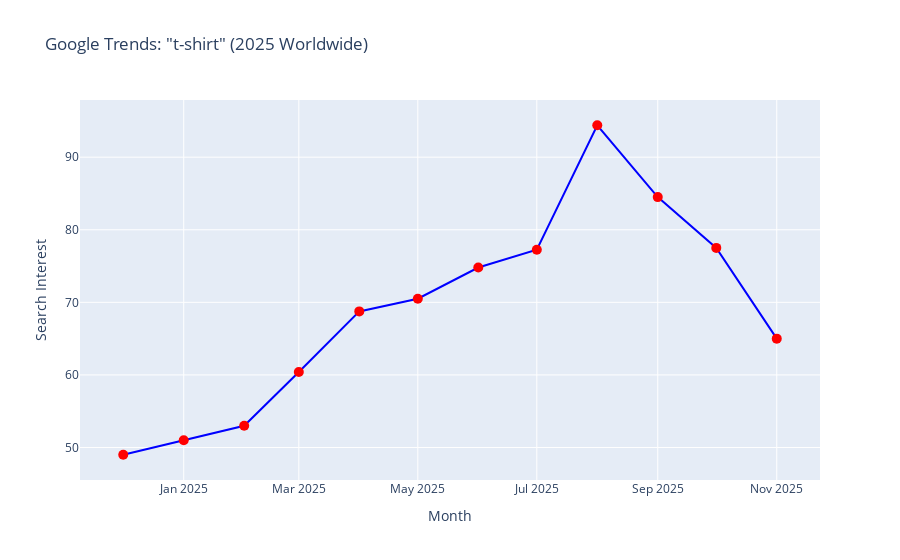

The cell this chart's notebook holds for it:
### Markdown cell above
#### T-SHIRT

### Code cell
# Install the libraries first:
!pip install pytrends pandas plotly

from pytrends.request import TrendReq
import pandas as pd
import plotly.express as px

# 1. Connect to Google Trends
pytrends = TrendReq(hl='en-US', tz=0)

# 2. Set your keyword and timeframe (changed to "t-shirt")
keyword = ["t-shirt"]
pytrends.build_payload(keyword, timeframe="2025-01-01 2025-12-31", geo="", gprop="")

# 3. Fetch interest over time
df = pytrends.interest_over_time()
df = df.reset_index()  # make date a column

# 4. Aggregate monthly (mean for each month)
df['month'] = df['date'].dt.to_period('M')
monthly_df = df.groupby('month')[keyword].mean().reset_index()
monthly_df['month'] = monthly_df['month'].dt.to_timestamp()  # convert back to timestamp for Plotly

# 5. Create interactive plot
fig = px.line(monthly_df, x='month', y='t-shirt', markers=True,
              title='Google Trends: "t-shirt" (2025 Worldwide)',
              labels={'month': 'Month', 't-shirt': 'Search Interest'})
fig.update_traces(marker=dict(size=10, color='red'), line=dict(color='blue'))
fig.show()

# 6. Export to CSV (as requested earlier)
monthly_df.to_csv('t-shirt_google_trends_2025_monthly.csv', index=False)
print("Data exported to 't-shirt_google_trends_2025_monthly.csv'")

### Figure 1 — Plotly figure (JSON) as saved in the notebook; plotly's stock layout.template omitted (floating-point values rounded to 4 significant figures)
{"data": [{"hovertemplate": "Month=%{x}<br>Search Interest=%{y}<extra></extra>", "legendgroup": "", "line": {"color": "blue", "dash": "solid"}, "marker": {"color": "red", "size": 10, "symbol": "circle"}, "mode": "lines+markers", "name": "", "orientation": "v", "showlegend": false, "type": "scatter", "x": ["2024-12-01T00:00:00", "2025-01-01T00:00:00", "2025-02-01T00:00:00", "2025-03-01T00:00:00", "2025-04-01T00:00:00", "2025-05-01T00:00:00", "2025-06-01T00:00:00", "2025-07-01T00:00:00", "2025-08-01T00:00:00", "2025-09-01T00:00:00", "2025-10-01T00:00:00", "2025-11-01T00:00:00"], "xaxis": "x", "y": [49, 51, 53, 60.4, 68.75, 70.5, 74.8, 77.25, 94.4, 84.5, 77.5, 65], "yaxis": "y"}], "layout": {"legend": {"tracegroupgap": 0}, "title": {"text": "Google Trends: \"t-shirt\" (2025 Worldwide)"}, "xaxis": {"anchor": "y", "domain": [0, 1], "title": {"text": "Month"}}, "yaxis": {"anchor": "x", "domain": [0, 1], "title": {"text": "Search Interest"}}}}
